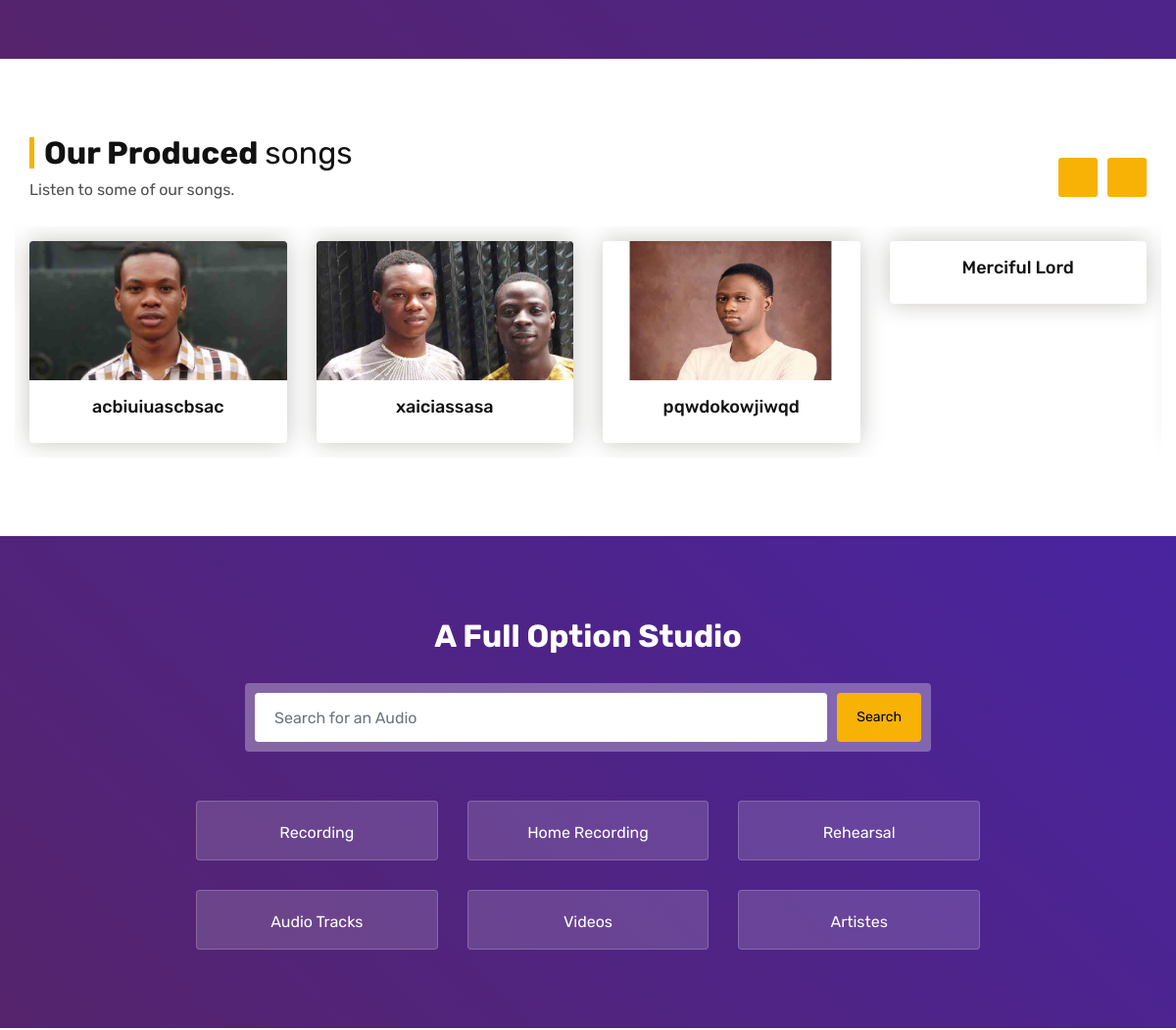
The app's page /vista-gora/ (middle part), older data.
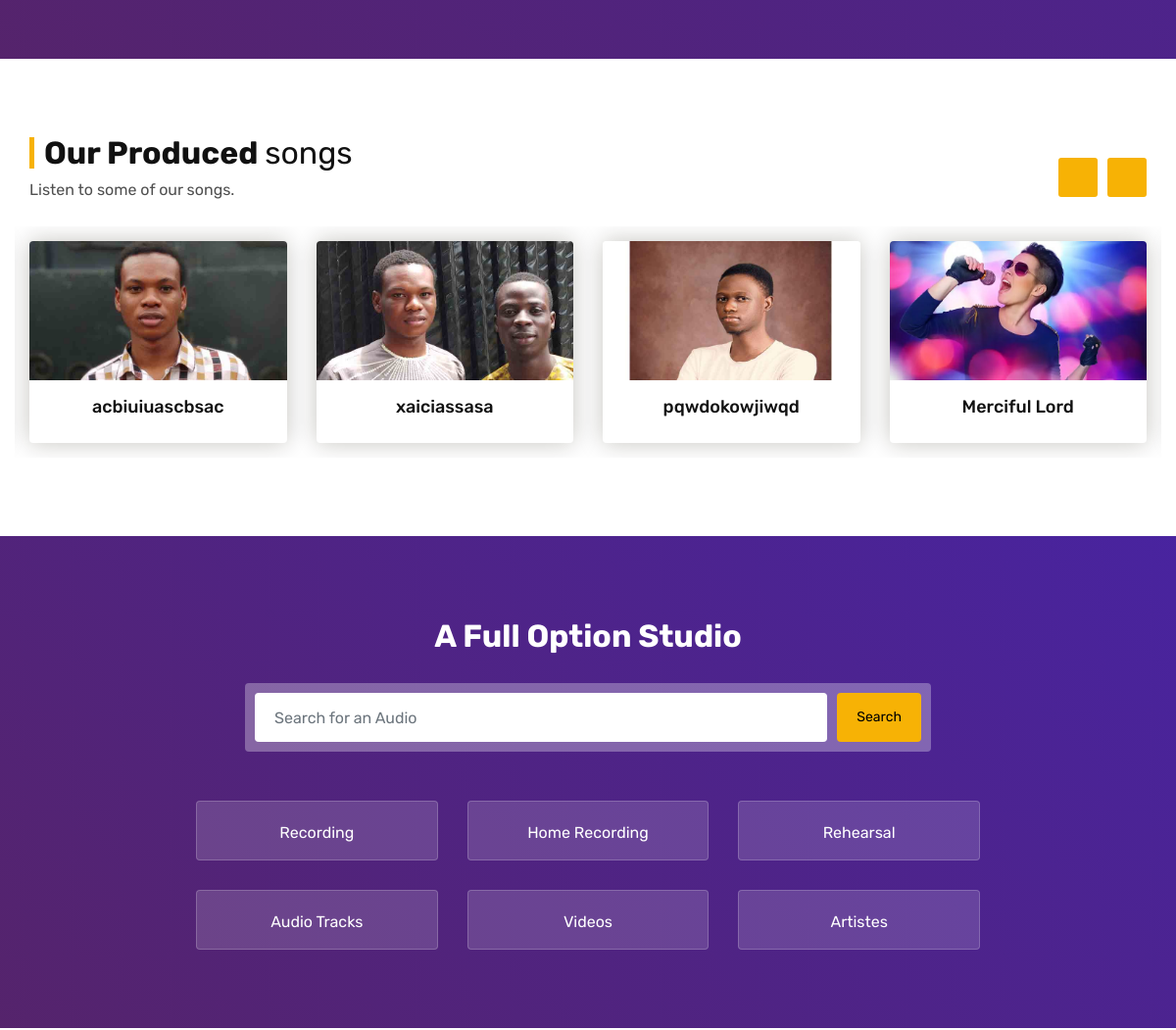
The same page, newer data.
### ourapp/models.py (models this page shows, shortened)
class Audio(models.Model):
    artiste = models.CharField(max_length=100)
    identification_code= models.CharField(max_length=30,unique=True)
    title= models.CharField(max_length=30)
    description= models.TextField(max_length=300)
    audio_file= models.FileField(upload_to="audio")
    cover_picture= models.FileField(upload_to="cover_picture")

### ourapp/views.py (the view)
# urls.py: path("vista-gora/", views.index, name="index"),
def index(request):
    global former
    former=None
    if request.method=="POST":
        try:
            tok=request.POST.get("s_result")
            cont = Audio.objects.all()
            tok = tok.upper()
            got2 = []
            for i in cont:
                toU = str(i.title)
                if tok == toU.upper():
                    got2.append(i.identification_code)
            print(got2)
            return render(request, "search_course11.html", {"tok": tok, "got": cont, "got2": got2})
        except:
            return render(request, "search_course11.html", {"tok": None, "cont": None, "ck": False})
    else:
        sm = []
        nocr = 0
        lgic = len(Audio.objects.all())
        for i in range (lgic):
            if nocr==7:
                break
            rd=random.choice(Audio.objects.all())
            if nocr==0:
                sm.append(rd)
                nocr += 1
            if nocr!=0:
                if rd not in sm:
                    sm.append(rd)
                    nocr += 1
                else:
                    lgic+=1
        if sm:
            return render(request, "index1.html", {"sm":sm, "ca":True})
        return render(request, "index1.html", {"sm":sm, "ca":False})

### ourapp/templates/index1.html (shortened to what the changed rows need)
{% load static %}
<!DOCTYPE html>
<html lang="en">
<head>
	<link rel="stylesheet" type="text/css" href="{% static 'assets/css/assets.css' %}">
	<link rel="stylesheet" type="text/css" href="{% static 'assets/css/typography.css' %}">
	<link rel="stylesheet" type="text/css" href="{% static 'assets/css/shortcodes/shortcodes.css' %}">
	<link rel="stylesheet" type="text/css" href="{% static 'assets/css/style.css' %}">
	<link class="skin" rel="stylesheet" type="text/css" href="{% static 'assets/css/color/color-1.css' %}">
	<link rel="stylesheet" type="text/css" href="{% static 'assets/vendors/revolution/css/layers.css' %}">
	<link rel="stylesheet" type="text/css" href="{% static 'assets/vendors/revolution/css/settings.css' %}">
	<link rel="stylesheet" type="text/css" href="{% static 'assets/vendors/revolution/css/navigation.css' %}">
	<link rel="stylesheet" type="text/css" href="{% static 'admin/assets/css/dashboard.css' %}">
</head>
<body id="bg">
<div class="page-wraper">
	<div class="page-content bg-white">
		{% if ca %}
			<div class="section-area section-sp2 popular-courses-bx">
                <div class="container">
					<div class="row">
						<div class="col-md-12 heading-bx left">
							<h2 class="title-head">Our Produced <span>songs</span></h2>
						</div>
					</div>
					<div class="row">
					<div class="courses-carousel owl-carousel owl-btn-1 col-12 p-lr0">
						{% for i in sm %}
							<div class="item">
								<div  class="cours-bx">
									<div class="action-box">
										<div class="admin-courses">
											<div>
												<img src="{{i.cover_picture.url}}" alt="">
											</div>
										</div>
									</div>
									<div class="info-bx text-center">
										<h5><a href="#">{{i.title}}</a></h5>
									</div>
								</div>
							</div>
						{% endfor %}
					</div>
					</div>
				</div>
			</div>
		{% endif %}
			<div class="section-area section-sp1 ovpr-dark bg-fix online-course" >
				<div class="container">
					<div class="row">
						<div class="col-md-12 text-center text-white">
							<h2>A Full Option Studio</h2>
						</div>
					</div>
				</div>
			</div>
    </div>
</div>
</body>
</html>

Row changes from the older to the newer data that the page shows:
changed Audio "Merciful Lord": cover_picture: picture added
